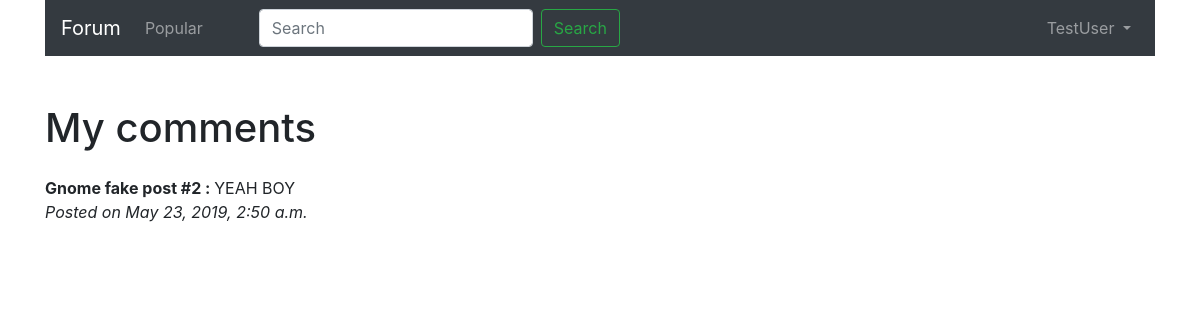
Before: /profile/mycomments/ (signed in) with the older database file.
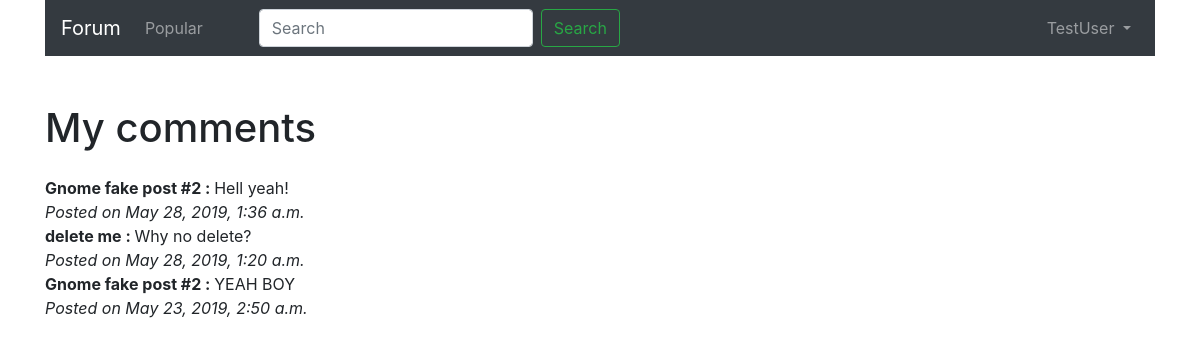
After: the same page with the newer database file.
### blog/models.py (models this page shows, shortened)
class Comment(models.Model):
    topic = models.ForeignKey(Post, on_delete=models.PROTECT)
    author = models.ForeignKey(User, on_delete=models.SET_NULL, null=True, blank=True)
    body = models.TextField()
    creation_date = models.DateTimeField(default=datetime.now)
    reply_to = models.ForeignKey('blog.Comment',null=True,blank=True,on_delete=models.CASCADE)

class Post(models.Model):
    post_author = models.ForeignKey(User, on_delete=models.SET_NULL, null=True, blank=True)
    post_title = models.CharField(max_length=100)
    post_text = models.CharField(max_length=500)
    post_date = models.DateTimeField(default=datetime.now)
    is_hidden = models.BooleanField(default=False)
    visit_count = models.PositiveIntegerField(default=0)
    likes = models.ManyToManyField(User, blank=True, related_name='post_likes')
    class Meta:
        permissions = (('can_edit_content', 'Can edit content'),)
    def __str__(self):
        return '{}'.format(self.post_title)

### blog/views.py (the view)
# urls.py: path('profile/mycomments/', views.MyCommentView.as_view(), name='mycomments'),
class MyCommentView(LoginRequiredMixin, generic.ListView):
    model = Comment
    template_name = 'my_comments.html'
    context_object_name = 'comments_list'
    def get_queryset(self):
        return (Comment.objects.filter(
            author=self.request.user
        ).order_by('-creation_date'))

### blog/templates/my_comments.html (shortened to what this page needs)
{% extends "base.html" %}
{% block content %}
<div class="container mt-5">
    <h1 class="mb-4">My comments</h1>
    {% for comment in comments_list %}
    <b>{{ comment.topic }} : </b>
            {{comment.body}}
        <br>
    <i>Posted on {{comment.creation_date}}</i>
    <br>
    {% endfor %}
</div>
{% endblock %}

### blog/templates/base.html (shortened to what this page needs)
<!doctype html>
<html lang="en">
<head>
    {% load static %}
    <link rel="stylesheet" href="{% static 'css/bootstrap.min.css' %}">
    <link rel="stylesheet" href="{% static 'css/styles.css' %}">
</head>
<body>
<div class="container">
    <nav class="navbar navbar-expand-lg navbar-dark bg-dark">
        <a class="navbar-brand" href="{% url 'index' %}">Forum</a>
        <div class="collapse navbar-collapse" id="navbarNav">
            <ul class="navbar-nav">
                <li class="nav-item ">
                    <a class="nav-link" href="{% url 'popular' %}">Popular </a>
                </li>
            </ul>
            <form class="form-inline ml-5 my-2 my-lg-0" action="{% url 'search' %}" method="GET">
                <input class="form-control mr-sm-2" type="search" placeholder="Search" aria-label="Search" name="title">
                <button class="btn btn-outline-success my-2 my-sm-0" type="submit">Search</button>
            </form>
            <ul class="navbar-nav ml-auto">
                {% if user.is_authenticated %}
                <li class="nav-item dropdown">
                    <a class="nav-link dropdown-toggle" href="#" id="navbarDropdownMenuLink" data-toggle="dropdown"
                       aria-haspopup="true" aria-expanded="false">
                        {{ user.get_username }}
                    </a>
                </li>
                {% else %}
                <li class="nav-item">
                    <a class="nav-link" href="{% url 'login'%}?next={{request.path}}">Login</a>
                </li>
                {% endif %}
            </ul>
        </div>
    </nav>
</div>
{% block content %}
{% endblock %}
</body>
</html>

Changed rows visible on the page:
added Comment: topic "Gnome fake post #2", body "Hell yeah!", creation_date "May 28, 2019, 1:36 a.m."
added Comment: topic "delete me", body "Why no delete?", creation_date "May 28, 2019, 1:20 a.m."
